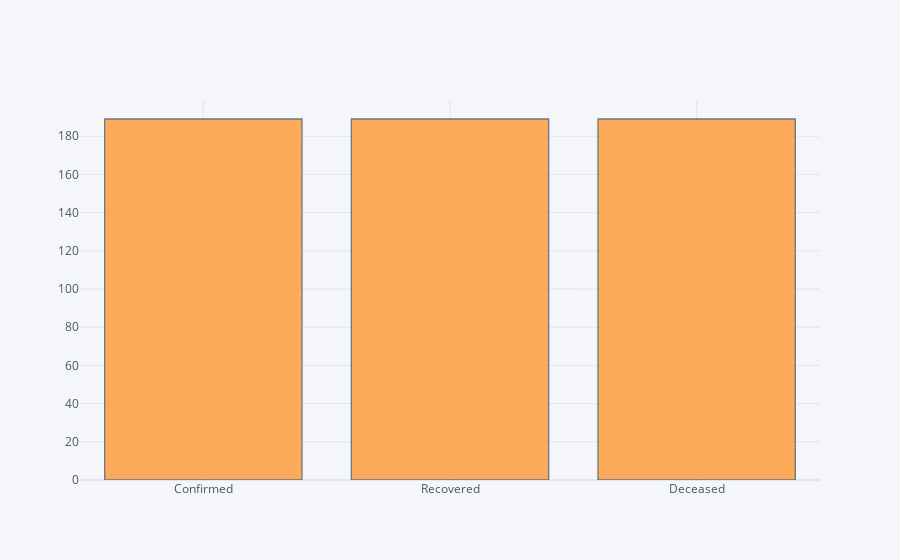

Notebook code cell kept with this figure:
### Code cell
df['Status'].iplot(kind='hist',bins=20)

### Figure 1 — Plotly figure (JSON) as saved in the notebook; plotly's stock layout.template omitted (floating-point values rounded to 4 significant figures; data arrays with more than 128 entries replaced by an {"elided": "..."} marker saying what was removed)
{"data": [{"histfunc": "count", "histnorm": "", "marker": {"color": "rgba(255, 153, 51, 1.0)", "line": {"color": "#4D5663", "width": 1.3}}, "name": "Status", "nbinsx": 20, "opacity": 0.8, "orientation": "v", "type": "histogram", "x": {"elided": "567 str values"}}], "layout": {"barmode": "overlay", "legend": {"bgcolor": "#F5F6F9", "font": {"color": "#4D5663"}}, "paper_bgcolor": "#F5F6F9", "plot_bgcolor": "#F5F6F9", "title": {"font": {"color": "#4D5663"}}, "xaxis": {"gridcolor": "#E1E5ED", "showgrid": true, "tickfont": {"color": "#4D5663"}, "title": {"font": {"color": "#4D5663"}, "text": ""}, "zerolinecolor": "#E1E5ED"}, "yaxis": {"gridcolor": "#E1E5ED", "showgrid": true, "tickfont": {"color": "#4D5663"}, "title": {"font": {"color": "#4D5663"}, "text": ""}, "zerolinecolor": "#E1E5ED"}}}
